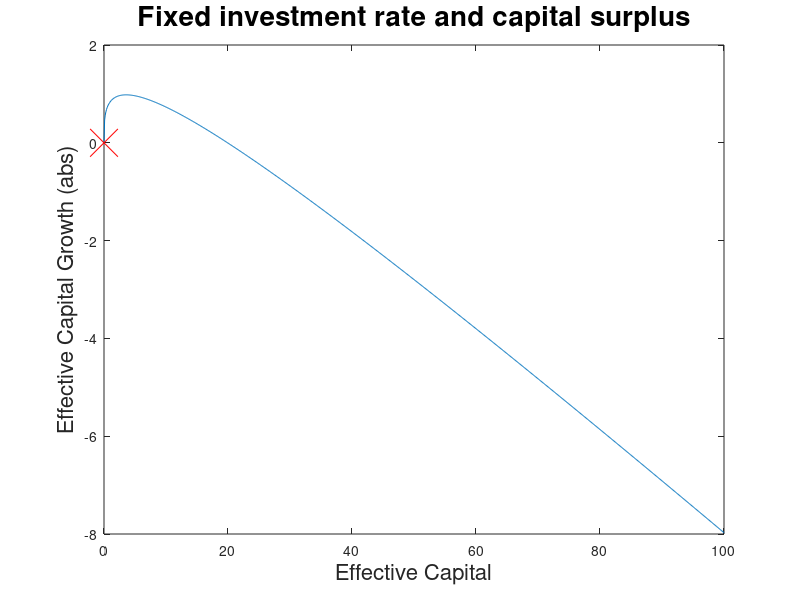
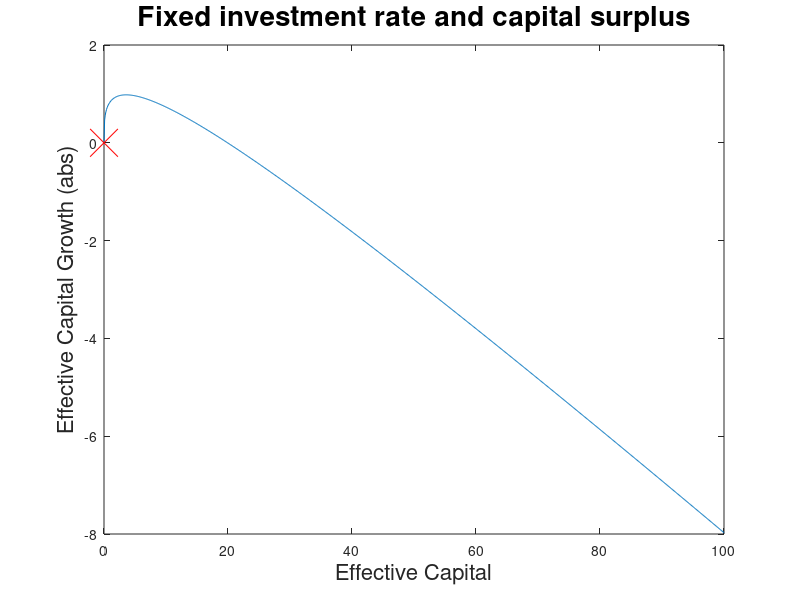

Recreate these plots in MATLAB, in order. (Note: this script raises an error after producing the figures.)
%%%%%%%%%%%%%%%%%%%%%%%%%%%%%%%%%%%%%%%%%%%%%%%%%%%%%%%%%%%%%%%%
%
%  ARE 263 Larry Karp & Christian Traeger
% 
%  Ramsey Growth Model in discrete time, dynamic programming
%  
%%%%%%%%%%%%%%%%%%%%%%%%%%%%%%%%%%%%%%%%%%%%%%%%%%%%%%%%%%%%%%%%

%% Setup

% Tidy your workspace
clear global    % Clears all global variables
clear all       % Clears all variable from memory
close all       % Closes all open figures
%clc            % Clears all text from your command window

% Change the working directory to wherever you saved the PS3 package
% Sample paths:
% cd  C:\Matlab\ARE263\PS3 % Windows
% cd /User/ARE263/PS3 % MAC

% Declare relevant parameters to be global 
% Global parameters can be accessed by all scripts that declare them upfrong as global.
% This is an alternative to passing parameters explicitly to functions.
% Note that if another script changes a global parameter it will be permanently changed for all scripts
% (which is not the case with parameters passed along as function arguments - unless they are returned again)
global fspace delta kappa L g eta beta options
% space structure, capital decay, growth rate, IES, pure time preference

%% Set the economic parameters

eta = 2;        % Consumption smoothing parameter (IES)
                % If eta=1 calls the Bellman_log, otherwise regular Bellman using CIES
rho = 0.015;    % Annual (or periodic) rate of pure time preference
kappa = 0.3;    % Capital share
delta = 0.1;    % Capital depreciation rate
% Rate of technological progress: Has to be zero unless using log-utility
g = 0.02;
L = 7;          % Global labor force in billions of people

K_0 = 80;       % Initial capital stock
A_0 = 1;        % Initial level of technology
k_0 = K_0/A_0;  % Initial level of effective capital

% Normalization of discount factor to transform system to autonomous function iteration
beta = exp(-rho+(1-eta)*g);

%% Set the numeric parameters

num_nodes = 30; % Number of evaluation nodes & basis functions

T = 100;        % Time horizon for time path simulations
consum_min=0;   % Set lower bound on consumption (no borrowing)

% Choose interpolation basis functions: 'cheb' Chebychev polynomials;
% 'spli' cubic splines; 'lin' linear splines
interp = 'cheb';

% Pick the bounds of the function approximation space
k_min = 1;      % Lower bound - pick larger than 0 - value function is badly behaved at 0
k_max = 100;    % Upper bound


%parameters controlling function iteration loop:
tol = 1e-5;    % convergence tolerance
damp = 0;      % weight on coefficients of previous step (>0 for damping)
maxit = 10000; % maximum number of iterations in function approximation loop

% set options for utility maximization step:
% the most important ones are to 'display', 'off' which suppresses output on the screen and 
% 'Algorithm', 'interior-point', which specifies the maximization algorithm.
% the other options set the maximal number of function evaluations and iterations, to put a limit on the maximal run-time
options = optimset('display','off', 'MaxFunEvals', 1000, 'MaxIter', 1000, 'Algorithm','interior-point');
%options = optimset('display','off', 'MaxFunEvals', 1000, 'MaxIter', 1000, 'Algorithm','active-set'); %,'TolX',1e-12);


%% Calculating steady state capital for fixed investment rate

disp(['Initial capital is ' num2str(K_0) ' and initial normalized capital is ' num2str(K_0/A_0) ]); 

fixed_investment_rate=0.25;
ss_residual = @(k) ((1-delta).*k + fixed_investment_rate*k.^kappa.*L.^(1-kappa)).*exp(-g) - k;
k_ss = fzero(ss_residual,K_0);
%19.9263
disp(['Steady state at fixed investment rate of ' num2str(fixed_investment_rate) ' is effective capital stock of ' num2str(k_ss) ]); 

% Plot effective capital surplus at a 25% fixed investment rate over present effective capital stock
x = 0:0.1:100;
y = ss_residual(x);
h = figure('name', ['Fixed investment rate and capital surplus']);
      set(gca,'fontsize',16)
        plot(x,y,k_ss,ss_residual(k_ss),'rx','MarkerSize',20);
        title('Fixed investment rate and capital surplus', 'FontSize', 20);
        xlabel('Effective Capital', 'FontSize', 16);
        ylabel('Effective Capital Growth (abs)', 'FontSize', 16);
     saveas(h,['ss_capital'], 'jpg');
     saveas(h,['ss_capital'], 'epsc');
close(h)

%% Create the function space & initial guess

% generate function approximation space and collocation nodes
fspace = fundefn(interp,num_nodes,k_min,k_max);
k_nodes = funnode(fspace);

coeff = zeros(num_nodes,1);  % coeffs = 0 (flat value function guess)
consum = ones(num_nodes,1);  % action = 1 (arbitrary consumption guess)
value = zeros(num_nodes,1);  % initialize storage for value function at nodes (updated in every iteration)


%% Solving for the optimal value function with Chebychev polynomials

% Passing: maximal number of function iterations, break criterion
% tolerance, potential damping coefficient, nodes, and initializations
[consum,value,coeff,B,logical_converged,it] = Ramsey_iterate(maxit,tol,damp,k_nodes,value,consum,coeff);


% Display an error message if the function iteration did not converge
if logical_converged == 0
    disp(['Did not converge. Breaking script.'])
    %break
end


%% PLOT THE RESULTS

disp(['Plotting value function and control rule supported by the ',num2str(length(k_nodes)),' nodes of the function iteration'])

h = figure('name', ['Value function evaluated at k-nodes ']);
      set(gca,'fontsize',16)
        plot(k_nodes,value);
        title(sprintf(['Value Function']), 'FontSize', 20);
        xlabel('Effective Capital', 'FontSize', 16);
        ylabel('Normalized Value', 'FontSize', 16);
     saveas(h,['value_function_for_' num2str(num_nodes) '_' interp '_nodes'], 'jpg');
     saveas(h,['value_function_for_' num2str(num_nodes) '_' interp '_nodes'], 'epsc');
close(h)

h = figure('name', ['Control rule evaluated at k-nodes']);
      set(gca,'fontsize',16)
        plot(k_nodes, consum);
        title(sprintf(['Control Rule']), 'FontSize', 20);
        xlabel('Effective Capital', 'FontSize', 16);
        ylabel('Effective Consumption', 'FontSize', 16);
     saveas(h,['control_rule_for_' num2str(num_nodes) '_' interp '_nodes'], 'jpg');
     saveas(h,['control_rule_for_' num2str(num_nodes) '_' interp '_nodes'], 'epsc');
close(h)

% Evaluating on a denser grid

    k_dense = (k_min:((k_max-k_min)/100):k_max)'; % redefine the approximation nodes to finer grid
    value_dense = funeval(coeff,fspace,k_dense);    
    
% For efficient memory allocation better to first allocate vector of full lenght instead of adding on to an existing vector in a loop
 consum_dense = zeros(length(k_dense),1);
 value_dense_rhs = zeros(length(k_dense),1);
for i=1:length(k_dense)
            val_handle = @(consum) Ramsey_bellman(coeff,consum,k_dense(i));
            production = k_dense(i).^kappa.*L.^(1-kappa); % upper consumption constraint
            [consum_dense(i),value_dense_rhs_neg(i)] = fmincon(val_handle,.5,[],[],[],[],consum_min,production,[],options);        
end

disp(['Plotting, evaluting r.h.s. Bellman at ',num2str(length(k_dense)),' nodes for the state variable'])

h = figure('name', ['Value function evaluated at k-nodes ']);
      set(gca,'fontsize',16)
        plot(k_nodes,value,k_dense,value_dense,k_dense,-value_dense_rhs_neg);
        legend({'Collocated on grid','Dense evaluated','Dense r.h.s. Bellman'},'Location','se')
        title('Value Function', 'FontSize', 20);
        xlabel('Effective Capital', 'FontSize', 16);
        ylabel('Normalized Value', 'FontSize', 16);
     saveas(h,['value_function_dense_'  interp '_' num2str(num_nodes)], 'jpg');
     saveas(h,['value_function_dense_'  interp '_' num2str(num_nodes)], 'epsc');
close(h)

h = figure('name', ['Control rule evaluated densely']);
      set(gca,'fontsize',16)
        plot(k_dense, consum_dense);
        title('Control Rule', 'FontSize', 20);
        xlabel('Effective Capital', 'FontSize', 16);
        ylabel('Consumption', 'FontSize', 16);
     saveas(h,['control_rule_dense_' interp '_' num2str(num_nodes)], 'jpg');
     saveas(h,['control_rule_dense_' interp '_' num2str(num_nodes)], 'epsc');
close(h)

h = figure('name', ['Value function residual']);
      set(gca,'fontsize',16)
        plot(k_dense,-value_dense_rhs_neg'-value_dense);     
        title(sprintf(['Value function residual']), 'FontSize', 20);
        xlabel('Effective Capital', 'FontSize', 16);
        ylabel('Residual', 'FontSize', 16);
     saveas(h,['Residual_'  interp '_' num2str(num_nodes)], 'jpg');
     saveas(h,['Residual_'  interp '_' num2str(num_nodes)], 'epsc');
close(h)


%% Generate time paths

k_path = k_0;

    % Make an initial guess for the control. Pick the control 
    % corresponding to the stock value closest to the intial stock. 
    consum_start = consum_dense(find(k_nodes < k_0, 1, 'last'));

for t = 1:T
       
    val_handle = @(consum) Ramsey_bellman(coeff,consum,k_path(t));
    production = k_path(t).^kappa.*L.^(1-kappa);
    [consum_new,v_new] = fmincon(val_handle,consum_start,[],[],[],[],consum_min,production,[],options);
    
    %store this period's value
    consum_path(t) = consum_new;
    
    % use this period's value as guess for next period
    consum_start = consum_new;
    
    % get next period's stock
    k_path(t+1) = ((1-delta).*k_path(t) + k_path(t).^kappa.*L.^(1-kappa) - consum_path(t)).*exp(-g);

    if mod(t,50)==0
        disp(['Computed ' num2str(t) ' years']);
    end
    
end


h = figure('name', ['Time paths effective']);
      set(gca,'fontsize',16)
        plot(1:T,k_path(1:T), 1:T,consum_path)
        legend({'effective capital','effective consumption'},'Location','se')
        title('Time paths in effective units', 'FontSize', 20);
        xlabel('Time in years', 'FontSize', 16);
     saveas(h,['Time_paths_effective_'  interp '_' num2str(num_nodes)], 'jpg');
     saveas(h,['Time_paths_effective_'  interp '_' num2str(num_nodes)], 'epsc');
close(h)

% Transforming consumption and capital back to real units
A_path=A_0*exp(g*(1:T));
Consum_path=consum_path.*A_path;
%K_path=k_path.*[A_path A_0*exp(g*(T+1))];
K_path=k_path(1:T).*A_path;

h = figure('name', ['Time paths original units']);
      set(gca,'fontsize',16)
        plot(1:T,K_path(1:T), 1:T,Consum_path)
        legend({'capital','consumption'},'Location','se')
        title('Time paths in original units', 'FontSize', 20);
        xlabel('Time in years', 'FontSize', 16);
     saveas(h,['Time_paths_original_'  interp '_' num2str(num_nodes)], 'jpg');
     saveas(h,['Time_paths_original_'  interp '_' num2str(num_nodes)], 'epsc');
close(h)
